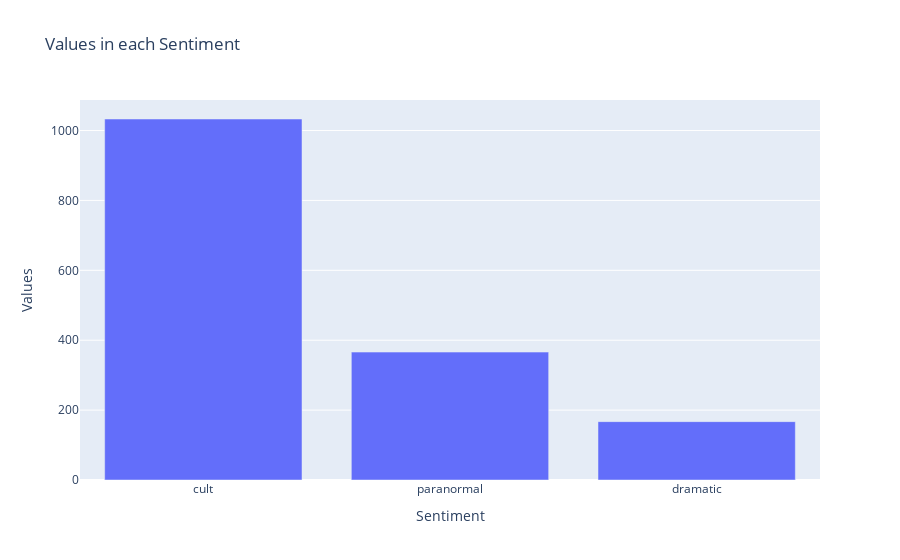

Notebook cell for this chart:
### Code cell
fig = go.Figure([go.Bar(x=data['Tag'].value_counts().index, y=data['Tag'].value_counts().tolist())])
fig.update_layout(
    title="Values in each Sentiment",
    xaxis_title="Sentiment",
    yaxis_title="Values")
fig.show()

### Figure 1 — Plotly figure (JSON) as saved in the notebook; plotly's stock layout.template omitted (floating-point values rounded to 4 significant figures)
{"data": [{"type": "bar", "x": ["cult", "paranormal", "dramatic"], "y": [1033, 366, 167]}], "layout": {"title": {"text": "Values in each Sentiment"}, "xaxis": {"title": {"text": "Sentiment"}}, "yaxis": {"title": {"text": "Values"}}}}
